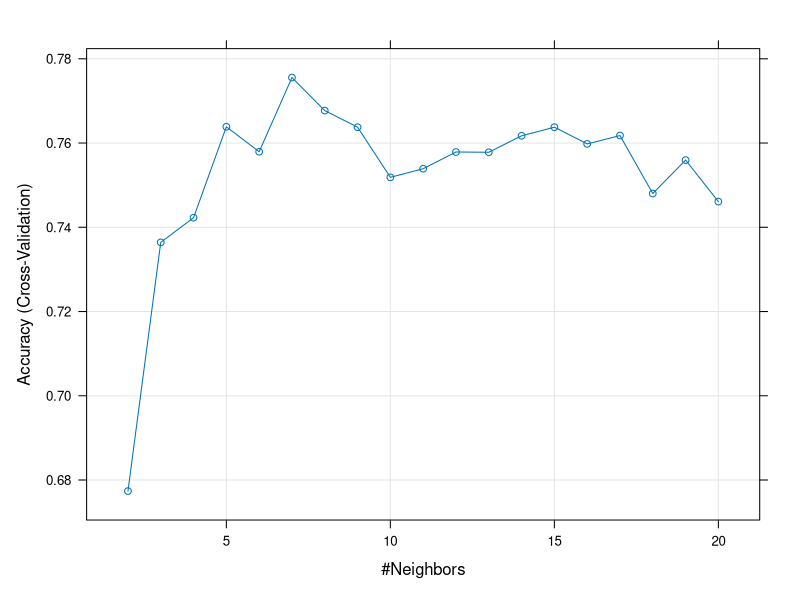

This chart was generated by the following R code:
#En este reto guiado utilizaremos el paquete de PimaIndiansDiabetes2, para predecir si una persona es diabética o no. Es decir, estaremos realizando una una tarea de clasificación.
# Para ello vamos a entrenar dos modelos distintos basados en dos algoritmos diferentes:KNN y Regresión logística
#El algoritmo KNN los indicará si una persona es diabética o no en función a los vecinos cercanos. Si los vecinos cercanos son diabéticos, establecerá que la variable a evaluar también lo es.
#El modelo de regresión logística se basa en que la variable de respuesta es dicotómica o binaria, es decir, tiene dos categorías posibles. En este caso sí o no.

library(caret)
library(dplyr)

#Cargar los datos
data(package = "mlbench", PimaIndiansDiabetes2)
head(PimaIndiansDiabetes2)
summary(PimaIndiansDiabetes2)

#Limpieza de datos
data<- PimaIndiansDiabetes2 %>% select(pregnant, glucose, pressure, mass, pedigree,age,diabetes) %>%
  na.omit()

#Separamos los datos en dos conjuntos
set.seed(478)
index <- createDataPartition(data$diabetes,
                             p=0.7,
                             list=FALSE)
index
train_set <- data[index,]
test_set <- data[-index,]

#KNN
modelLookup("knn")

ctrl = trainControl(method = "cv", number = 8, verboseIter = TRUE)
knn_params = expand.grid(k=c(2:20))

knn_model <- train(diabetes~.,
                   data= train_set,
                   method = "knn",
                   trControl =  ctrl,
                   tuneGrid = knn_params)
knn_model

plot(knn_model) #Representamos el modelo

#Predicciones de KNN

knn_predict <- predict(knn_model,test_set)
confusionMatrix(knn_predict,test_set$diabetes)

summary(test_set$diabetes) #neg pos 142  74 

#Regresión Logística
modelLookup("glm")

glm_model <- train(diabetes~.,
                  data = train_set,
                  method = "glm",
                  trControl = ctrl,
                  )

glm_model

#Predicciones de regresión logística
glm_predict <- predict(glm_model,test_set)
confusionMatrix(glm_predict, test_set$diabetes)

#Para evaluar qué modelo se comporta mejor para este escenario, mediremos qué modelo detecta el mayor número de casos positivos. Para ello tendremos que fijarnos en el valor de "Specificity" o especificidad de la matriz de confusión.
#A través del análisis de los valores que nos ofrece la matriz de confusión, podemos ver que el modelo de regresión logística se comporta mejor que el modelo de KNN, ya que obtenemos un valor superior de especificidad, indicando que detecta mayor número de positivos.

